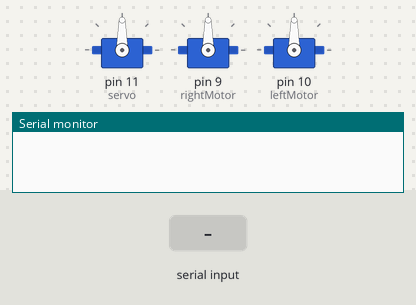
This sketch was run on a simulated Arduino Uno, built with avr-gcc and run on an emulated ATmega328P. On the bench: 3 × servo, the last lines printed to the serial monitor. The inputs (shaded band) are chosen by the test bench.

Above: at 1.2 s.
1.3 s: "G,45\n" received over Serial
At 1.7 s:
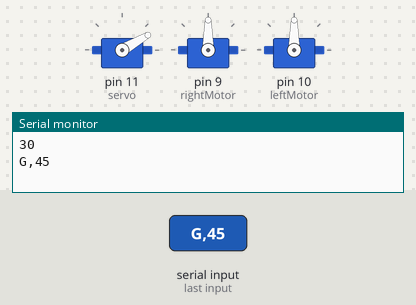
2.8 s: "MR\n" received over Serial
4.3 s: "ML\n" received over Serial
Timing chart, 0 to 7.3 s (numbered marks = the images above; inputs shaded):
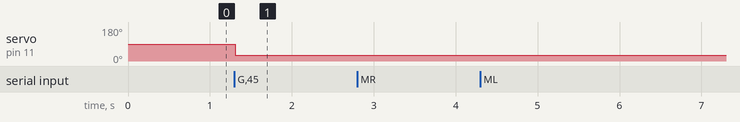

The sketch:

robot_v3.ino
```cpp
#include <AccelStepper.h>
#include <Servo.h>

#define DEBUG 1    // SET TO 0 OUT TO REMOVE TRACES

#if DEBUG
#define D_SerialBegin(...) Serial.begin(__VA_ARGS__)
#define D_print(...)    Serial.print(__VA_ARGS__)
#define D_write(...)    Serial.write(__VA_ARGS__)
#define D_println(...)  Serial.println(__VA_ARGS__)
#else
#define D_SerialBegin(...)
#define D_print(...)
#define D_write(...)
#define D_println(...)
#endif

const int numMotors = 6;

// Define motor pins
const int motorPins[numMotors][2] = {
  {A0, A1},   // Motor 1: STEP pin 2, DIR pin 3
  {4, 5},   // Motor 2: STEP pin 4, DIR pin 5
  {2, 3},   // Motor 3: STEP pin 14, DIR pin 15
  {A4, A5},   // Motor 4: STEP pin 16, DIR pin 17
  {A2, A3}, // Motor 5: STEP pin 18, DIR pin 19
  {6, 7},  // Motor 6: STEP pin 20, DIR pin 21
};

const int servoClosePosition = 30; // min   0
const int servoOpenPosition = 165; // max 180

// [Pi, -Pi] in joint space. (400 microsteps/rev * 38.4 ratio = 15360 steps/rev = (7680 - (-7680)))
#define JOINT_WITHIN_BOUNDS(x) constrain(x, -7680, 7680)
#define SERVO_WITHIN_BOUNDS(x) constrain(x, servoClosePosition, servoOpenPosition)
#define MOTOR_WITHIN_BOUNDS(x) constrain(x, 0, 180)

Servo servo;
Servo rightMotor;
Servo leftMotor;


// Create an array of AccelStepper objects
AccelStepper motors[numMotors] = {
  {1, motorPins[0][0], motorPins[0][1]},
  {1, motorPins[1][0], motorPins[1][1]},
  {1, motorPins[2][0], motorPins[2][1]},
  {1, motorPins[3][0], motorPins[3][1]},
  {1, motorPins[4][0], motorPins[4][1]},
  {1, motorPins[5][0], motorPins[5][1]}
};

String command = "";

void setup() {
  Serial.begin(9600); // Start serial communication at 9600 baud rate

  // Initialize each motor
  for (int i = 0; i < numMotors; i++) {
    motors[i].setMaxSpeed(1000);
    motors[i].setAcceleration(500);
    motors[i].setCurrentPosition(0L);
  }
  servo.attach(11);

  rightMotor.attach(9);
  leftMotor.attach(10);
}

void loop() {
  readSerialandExecuteCommand();

  for (int i = 0; i < numMotors; i++) {
    motors[i].run();
  }
}

void readSerialandExecuteCommand() {
  if (Serial.available() > 0) {
    char incomingByte = Serial.read();

    while (incomingByte != '\n' && incomingByte != -1) {
        command += incomingByte;
        if (!Serial.available()) {
            break;
        }
        incomingByte = Serial.read();
    }

    if (incomingByte == '\n') {
        executeMotorCommand(command);
        D_println(command);
        command = "";
    }
  }
}

void executeMotorCommand(String command) {
  command.trim();

  for (int i = 0; i < numMotors; i++) {
    String motorMoveCommand = "M" + String(i+1) + ",1,";
    String motorMoveToCommand = "M" + String(i+1) + ",2,";
    String readMotorStateCommand  = "M" + String(i+1) + ",3";
    long int arg = command.substring(5).toInt();

    if (command.startsWith(motorMoveCommand + "STOP")) { // M1,1,1000
      motors[i].stop();
      // motors[i].disableOutputs(); // Optionally disable outputs to save power
      D_println("M" + String(i+1) + " stopped.");
    } else if (command.startsWith(motorMoveCommand)) {
      motors[i].move(arg);
      D_println(arg);
    } else if (command.startsWith(motorMoveToCommand)) {
      int steps = JOINT_WITHIN_BOUNDS(arg);
      motors[i].moveTo(steps);
      D_println(steps);
      D_println("M" + String(i+1) + ", deg, " + String(steps * 360.0 / 15360.0));
    } else if (command.startsWith(readMotorStateCommand)) {
      int steps = motors[i].currentPosition();
      D_println("M" + String(i+1) + ", steps, " + String(steps));
      D_println("M" + String(i+1) + ", deg, " + String(steps * 360.0 / 15360.0));
    }
  }

  if (command.startsWith("G")) {
    int angle = SERVO_WITHIN_BOUNDS(command.substring(1).toInt());
    servo.write(angle);
    D_println(angle);
  }

  if (command.startsWith("MR")) {
    motorRun(rightMotor, command.substring(2).toInt());
  }

  if (command.startsWith("ML")) {
    motorRun(leftMotor, command.substring(2).toInt());
  }
}

void motorRun(Servo motor, int speed) {
  int pwm = MOTOR_WITHIN_BOUNDS(map(speed, -100, 100, 0, 180));
  motor.write(pwm);
  D_println("speed: " + String(speed));
  D_println("pwm: " + String(pwm));
}
```

Measured:
- after the input at 1.3 s, servo on pin 11 (servo): 90° → 30° at once
